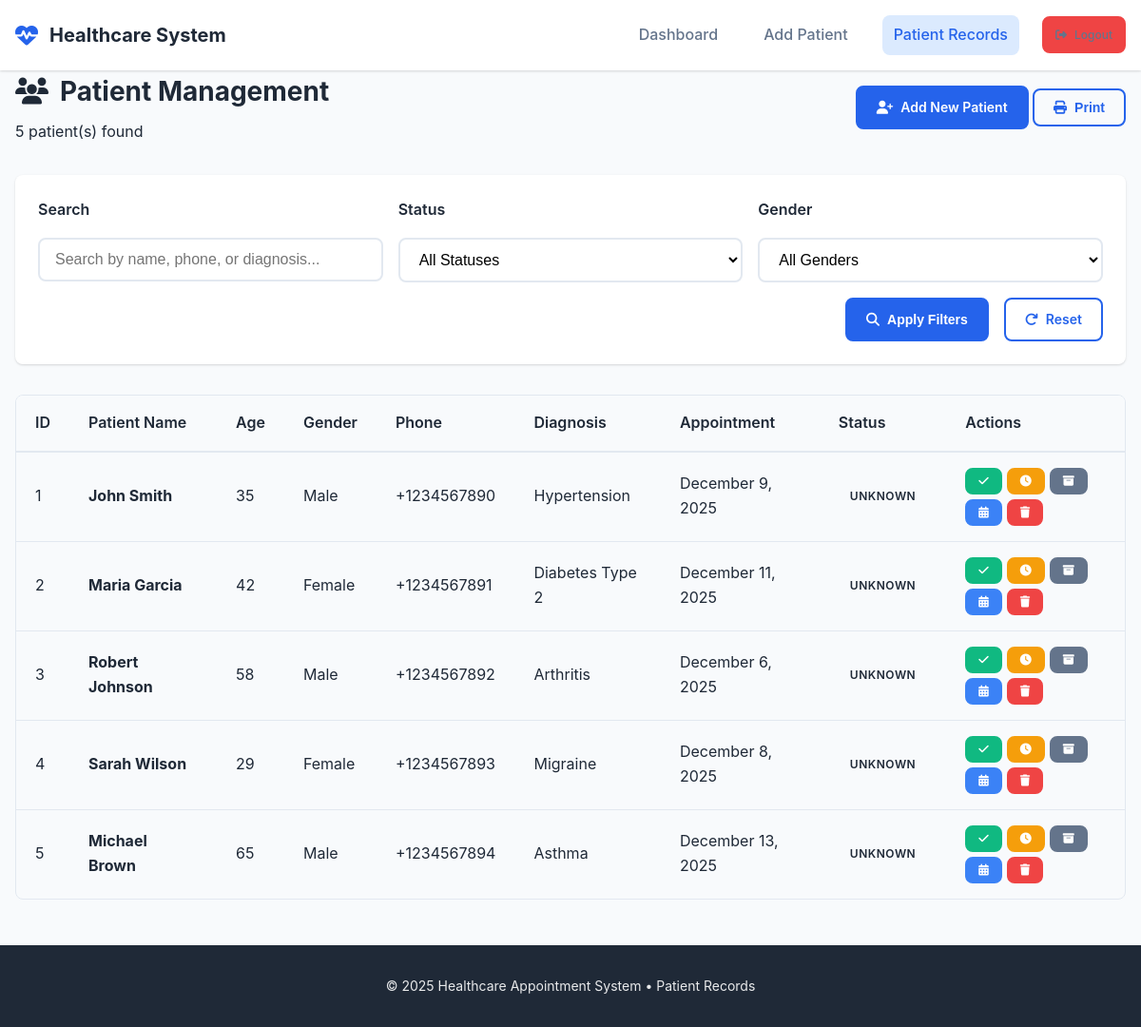
The page /patients.php (signed in) on the database its author committed.
### tables this page shows
CREATE TABLE IF NOT EXISTS patients (
    id INT PRIMARY KEY AUTO_INCREMENT,
    full_name VARCHAR(100) NOT NULL,
    age INT NOT NULL,
    gender ENUM('Male', 'Female', 'Other', 'Prefer not to say') NOT NULL,
    phone_number VARCHAR(20) NOT NULL,
    appointment_date DATE NOT NULL,
    illness_diagnosis TEXT NOT NULL,
    symptoms TEXT,
    notes TEXT,
    status ENUM('Pending', 'Done', 'Archived', 'Rescheduled') DEFAULT 'Pending',
    created_at TIMESTAMP DEFAULT CURRENT_TIMESTAMP
);

### patients.php (the view, shortened to what this page needs)
<?php
require_once 'includes/config.php';
require_once 'includes/functions.php';
$search = $_GET['search'] ?? '';
$query = "SELECT * FROM patients WHERE 1=1";
$query .= " ORDER BY created_at DESC";
$stmt = $db->prepare($query);
$stmt->execute();
$patients = $stmt->fetchAll(PDO::FETCH_ASSOC);
$totalPatients = count($patients);
?>
<!DOCTYPE html>
<html lang="en">
<head>
    <link rel="stylesheet" href="https://cdnjs.cloudflare.com/ajax/libs/font-awesome/6.4.0/css/all.min.css">
    <link rel="stylesheet" href="assets/css/style.css">
</head>
<body>
    <div class="header">
        <div class="container">
            <nav class="navbar">
                <a href="dashboard.php" class="logo">
                    <i class="fas fa-heartbeat"></i> Healthcare System
                </a>
                <div class="nav-links">
                    <a href="dashboard.php">Dashboard</a>
                    <a href="register.php">Add Patient</a>
                    <a href="patients.php" class="nav-link active">Patient Records</a>
                    <a href="logout.php" class="btn btn-danger btn-sm">
                        <i class="fas fa-sign-out-alt"></i> Logout
                    </a>
                </div>
            </nav>
        </div>
    </div>
    <div class="container">
        <div class="page-header">
            <div>
                <h1 class="card-title">
                    <i class="fas fa-users"></i> Patient Management
                </h1>
                <p><?php echo $totalPatients; ?> patient(s) found</p>
            </div>
            <div>
                <a href="register.php" class="btn btn-primary">
                    <i class="fas fa-user-plus"></i> Add New Patient
                </a>
                <button class="btn btn-outline" onclick="window.print()">
                    <i class="fas fa-print"></i> Print
                </button>
            </div>
        </div>
        <div class="filters fade-in">
            <form method="GET" action="">
                <div class="filter-row">
                    <div class="filter-group">
                        <label class="form-label">Search</label>
                        <input type="text" name="search" class="form-control"
                               placeholder="Search by name, phone, or diagnosis..."
                               value="<?php echo htmlspecialchars($search); ?>">
                    </div>
                    <div class="filter-group">
                        <label class="form-label">Status</label>
                        <select name="status" class="form-control">
                            <option value="">All Statuses</option>
                        </select>
                    </div>
                    <div class="filter-group">
                        <label class="form-label">Gender</label>
                        <select name="gender" class="form-control">
                            <option value="">All Genders</option>
                        </select>
                    </div>
                </div>
                <div class="filter-actions">
                    <button type="submit" class="btn btn-primary">
                        <i class="fas fa-search"></i> Apply Filters
                    </button>
                    <a href="patients.php" class="btn btn-outline">
                        <i class="fas fa-redo"></i> Reset
                    </a>
                </div>
            </form>
        </div>
        <?php if ($totalPatients > 0): ?>
            <div class="table-container fade-in">
                <table class="table">
                    <thead>
                        <tr>
                            <th>ID</th>
                            <th>Patient Name</th>
                            <th>Age</th>
                            <th>Gender</th>
                            <th>Phone</th>
                            <th>Diagnosis</th>
                            <th>Appointment</th>
                            <th>Status</th>
                            <th>Actions</th>
                        </tr>
                    </thead>
                    <tbody>
                        <?php foreach ($patients as $patient): ?>
                        <tr data-patient-id="<?php echo $patient['id']; ?>">
                            <td><?php echo $patient['id']; ?></td>
                            <td>
                                <strong><?php echo htmlspecialchars($patient['full_name']); ?></strong>
                            </td>
                            <td><?php echo $patient['age']; ?></td>
                            <td><?php echo $patient['gender']; ?></td>
                            <td><?php echo htmlspecialchars($patient['phone_number']); ?></td>
                            <td><?php echo htmlspecialchars($patient['illness_diagnosis']); ?></td>
                            <td><?php echo formatDate($patient['appointment_date']); ?></td>
                            <td>
                                <?php echo getStatusBadge($patient['status']); ?>
                            </td>
                            <td>
                                <div style="display: flex; gap: 5px; flex-wrap: wrap;">
                                    <a href="patients.php?update_status=true&id=<?php echo $patient['id']; ?>&status=Done"
                                       class="btn btn-sm btn-success btn-status">
                                        <i class="fas fa-check"></i>
                                    </a>
                                    <a href="patients.php?update_status=true&id=<?php echo $patient['id']; ?>&status=Pending"
                                       class="btn btn-sm btn-warning btn-status">
                                        <i class="fas fa-clock"></i>
                                    </a>
                                    <a href="patients.php?update_status=true&id=<?php echo $patient['id']; ?>&status=Archived"
                                       class="btn btn-sm btn-secondary btn-status">
                                        <i class="fas fa-archive"></i>
                                    </a>
                                    <a href="patients.php?update_status=true&id=<?php echo $patient['id']; ?>&status=Rescheduled"
                                       class="btn btn-sm btn-info btn-status">
                                        <i class="fas fa-calendar-alt"></i>
                                    </a>
                                    <a href="patients.php?delete=true&id=<?php echo $patient['id']; ?>"
                                       class="btn btn-sm btn-danger"
                                       onclick="return confirm('Are you sure you want to delete this patient?')">
                                        <i class="fas fa-trash"></i>
                                    </a>
                                </div>
                            </td>
                        </tr>
                        <?php endforeach; ?>
                    </tbody>
                </table>
            </div>
        <?php endif; ?>
    </div>
    <div class="footer">
        <div class="container">
            <p>© <?php echo date('Y'); ?> Healthcare Appointment System • Patient Records</p>
        </div>
    </div>
</body>
</html>

### includes/functions.php (shortened to what this page needs)
<?php
function getStatusBadge($status) {
    $badges = [
        'Pending' => '<span class="badge badge-warning"><i class="fas fa-clock"></i> Pending</span>',
        'Done' => '<span class="badge badge-success"><i class="fas fa-check-circle"></i> Done</span>',
        'Archived' => '<span class="badge badge-secondary"><i class="fas fa-archive"></i> Archived</span>',
        'Rescheduled' => '<span class="badge badge-info"><i class="fas fa-calendar-alt"></i> Rescheduled</span>'
    ];
    return $badges[$status] ?? '<span class="badge badge-light">Unknown</span>';
}
function formatDate($date) {
    return date('F j, Y', strtotime($date));
}
?>

### assets/css/style.css (style rules this page uses)
:root { --primary: #2563eb; --primary-dark: #1d4ed8; --primary-light: #dbeafe; --secondary: #10b981; --secondary-dark: #059669; --danger: #ef4444; --warning: #f59e0b; --info: #3b82f6; --dark: #1f2937; --light: #f8fafc; --gray: #64748b; --gray-light: #e2e8f0; --gray-dark: #334155; --white: #ffffff; --shadow: 0 1px 3px 0 rgba(0, 0, 0, 0.1), 0 1px 2px 0 rgba(0, 0, 0, 0.06); --shadow-lg: 0 10px 25px -5px rgba(0, 0, 0, 0.1), 0 10px 10px -5px rgba(0, 0, 0, 0.04); --radius: 0.5rem; --radius-lg: 1rem; --transition: all 0.3s ease; }
* { margin: 0; padding: 0; box-sizing: border-box; }
body { font-family: 'Inter', -apple-system, BlinkMacSystemFont, 'Segoe UI', sans-serif; line-height: 1.6; color: var(--dark); background-color: var(--light); }
.container { width: 100%; max-width: 1200px; margin: 0 auto; padding: 0 1rem; }
.header { background: var(--white); box-shadow: var(--shadow); position: sticky; top: 0; z-index: 1000; }
.navbar { display: flex; justify-content: space-between; align-items: center; padding: 1rem 0; }
.logo { display: flex; align-items: center; gap: 0.75rem; text-decoration: none; color: var(--dark); font-weight: 700; font-size: 1.25rem; }
.logo i { color: var(--primary); font-size: 1.5rem; }
.nav-links { display: flex; align-items: center; gap: 1.5rem; }
.nav-links a { text-decoration: none; color: var(--gray); font-weight: 500; transition: var(--transition); padding: 0.5rem 0.75rem; border-radius: var(--radius); }
.nav-links a.active { color: var(--primary); background: var(--primary-light); }
.btn { display: inline-flex; align-items: center; justify-content: center; gap: 0.5rem; padding: 0.625rem 1.25rem; font-size: 0.875rem; font-weight: 600; text-decoration: none; border-radius: var(--radius); border: 2px solid transparent; cursor: pointer; transition: var(--transition); white-space: nowrap; }
.btn-primary { background: var(--primary); color: var(--white); border-color: var(--primary); }
.btn-outline { background: transparent; color: var(--primary); border-color: var(--primary); }
.btn-success { background: var(--secondary); color: var(--white); border-color: var(--secondary); }
.btn-danger { background: var(--danger); color: var(--white); border-color: var(--danger); }
.btn-warning { background: var(--warning); color: var(--white); border-color: var(--warning); }
.btn-info { background: var(--info); color: var(--white); border-color: var(--info); }
.btn-secondary { background: var(--gray); color: var(--white); border-color: var(--gray); }
.btn-sm { padding: 0.375rem 0.75rem; font-size: 0.75rem; }
.card-title { font-size: 1.75rem; font-weight: 700; color: var(--dark); display: flex; align-items: center; gap: 0.75rem; margin-bottom: 0.5rem; }
.form-label { display: block; margin-bottom: 0.5rem; font-weight: 600; color: var(--dark); }
.form-control { width: 100%; padding: 0.75rem 1rem; border: 2px solid var(--gray-light); border-radius: var(--radius); font-size: 1rem; transition: var(--transition); background: var(--white); }
.badge { display: inline-flex; align-items: center; gap: 0.375rem; padding: 0.25rem 0.75rem; font-size: 0.75rem; font-weight: 600; border-radius: 20px; text-transform: uppercase; letter-spacing: 0.5px; }
.table-container { overflow-x: auto; border-radius: var(--radius); border: 1px solid var(--gray-light); }
.table { width: 100%; border-collapse: collapse; min-width: 800px; }
.table th { background: var(--light); padding: 1rem 1.25rem; text-align: left; font-weight: 600; color: var(--dark); border-bottom: 2px solid var(--gray-light); white-space: nowrap; }
.table td { padding: 1rem 1.25rem; border-bottom: 1px solid var(--gray-light); vertical-align: middle; }
.table tbody tr { transition: var(--transition); }
.table tbody tr:last-child td { border-bottom: none; }
.footer { background: var(--dark); color: var(--white); padding: 2rem 0; margin-top: 3rem; text-align: center; }
.footer p { opacity: 0.9; font-size: 0.875rem; }
.fade-in { animation: fadeIn 0.6s ease forwards; }

### rows shown on the page
patients: id "1", full_name "John Smith", age "35", gender "Male", phone_number "+1234567890", illness_diagnosis "Hypertension", appointment_date "December 9, 2025", status "UNKNOWN"
patients: id "2", full_name "Maria Garcia", age "42", gender "Female", phone_number "+1234567891", illness_diagnosis "Diabetes Type 2", appointment_date "December 11, 2025", status "UNKNOWN"
patients: id "3", full_name "Robert Johnson", age "58", gender "Male", phone_number "+1234567892", illness_diagnosis "Arthritis", appointment_date "December 6, 2025", status "UNKNOWN"
patients: id "4", full_name "Sarah Wilson", age "29", gender "Female", phone_number "+1234567893", illness_diagnosis "Migraine", appointment_date "December 8, 2025", status "UNKNOWN"
patients: id "5", full_name "Michael Brown", age "65", gender "Male", phone_number "+1234567894", illness_diagnosis "Asthma", appointment_date "December 13, 2025", status "UNKNOWN"

### other values the page prints
$totalPatients "5"
